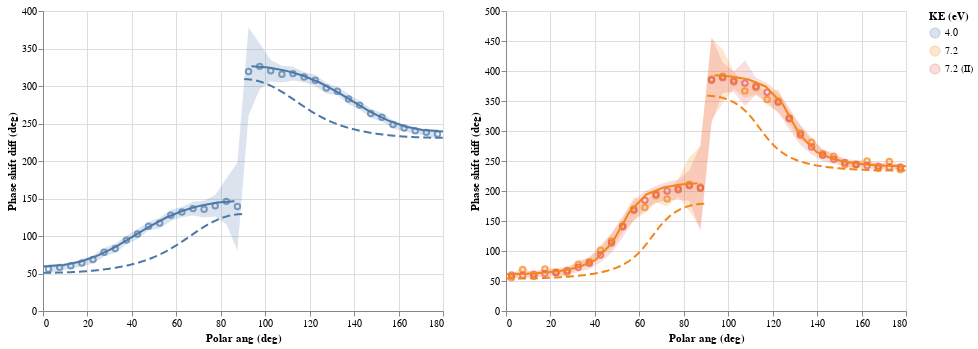

This figure's notebook cell:
### Code cell
base = {k: alt.Chart(data[k]) for k in ("Measured", "TDCASSCF", "Perturb")}

chart = alt.hconcat()
for ke in ("4.0", "7.2"):
    fig = (
        base["Measured"].mark_area(opacity=0.2).encode(
            x="Polar ang (deg):Q",
            y=alt.Y("Phase shift diff fr (deg):Q", axis=alt.Axis(title="Phase shift diff (deg)")),
            y2="Phase shift diff to (deg):Q",
            color=alt.Color("Dataset / KE (eV):N", title="KE (eV)"),
        ).transform_filter(datum["KE (eV)"] == ke)
        + base["Measured"].mark_point().encode(
            x="Polar ang (deg)",
            y="Phase shift diff (deg)",
            color=alt.Color("Dataset / KE (eV):N", title="KE (eV)"),
        ).transform_filter(datum["KE (eV)"] == ke)
        + base["TDCASSCF"].mark_line().encode(
            x="Polar ang (deg):Q",
            y="Phase shift diff (deg):Q",
            color="KE (eV):N",
        ).transform_filter(datum["KE (eV)"] == ke)
        + base["Perturb"].mark_line(strokeDash=[8, 4]).encode(
            x="Polar ang (deg)",
            y="Phase shift diff (deg)",
            color="KE (eV):N",
        ).transform_filter(datum["KE (eV)"] == ke)
    )
    chart = chart | fig
chart

### Figure 1 — Vega-Lite specification as saved in the notebook (floating-point values rounded to 4 significant figures; data arrays with more than 128 entries replaced by an {"elided": "..."} marker saying what was removed)
{"$schema": "https://vega.github.io/schema/vega-lite/v2.6.0.json", "config": {"view": {"height": 300, "width": 400}}, "datasets": {"data-237b84ac89d4f65728f142ce52658a32": {"elided": "948 records"}, "data-5fff0126160548b120e796cdcbabd8d1": {"elided": "144 records"}, "data-e4befbccb02cf4b087d04fca3b635a62": {"elided": "867 records"}}, "hconcat": [{"layer": [{"data": {"name": "data-5fff0126160548b120e796cdcbabd8d1"}, "encoding": {"color": {"field": "Dataset / KE (eV)", "title": "KE (eV)", "type": "nominal"}, "x": {"field": "Polar ang (deg)", "type": "quantitative"}, "y": {"axis": {"title": "Phase shift diff (deg)"}, "field": "Phase shift diff fr (deg)", "type": "quantitative"}, "y2": {"field": "Phase shift diff to (deg)", "type": "quantitative"}}, "mark": {"opacity": 0.2, "type": "area"}, "transform": [{"filter": "(datum['KE (eV)'] === '4.0')"}]}, {"data": {"name": "data-5fff0126160548b120e796cdcbabd8d1"}, "encoding": {"color": {"field": "Dataset / KE (eV)", "title": "KE (eV)", "type": "nominal"}, "x": {"field": "Polar ang (deg)", "type": "quantitative"}, "y": {"field": "Phase shift diff (deg)", "type": "quantitative"}}, "mark": "point", "transform": [{"filter": "(datum['KE (eV)'] === '4.0')"}]}, {"data": {"name": "data-e4befbccb02cf4b087d04fca3b635a62"}, "encoding": {"color": {"field": "KE (eV)", "type": "nominal"}, "x": {"field": "Polar ang (deg)", "type": "quantitative"}, "y": {"field": "Phase shift diff (deg)", "type": "quantitative"}}, "mark": "line", "transform": [{"filter": "(datum['KE (eV)'] === '4.0')"}]}, {"data": {"name": "data-237b84ac89d4f65728f142ce52658a32"}, "encoding": {"color": {"field": "KE (eV)", "type": "nominal"}, "x": {"field": "Polar ang (deg)", "type": "quantitative"}, "y": {"field": "Phase shift diff (deg)", "type": "quantitative"}}, "mark": {"strokeDash": [8, 4], "type": "line"}, "transform": [{"filter": "(datum['KE (eV)'] === '4.0')"}]}]}, {"layer": [{"data": {"name": "data-5fff0126160548b120e796cdcbabd8d1"}, "encoding": {"color": {"field": "Dataset / KE (eV)", "title": "KE (eV)", "type": "nominal"}, "x": {"field": "Polar ang (deg)", "type": "quantitative"}, "y": {"axis": {"title": "Phase shift diff (deg)"}, "field": "Phase shift diff fr (deg)", "type": "quantitative"}, "y2": {"field": "Phase shift diff to (deg)", "type": "quantitative"}}, "mark": {"opacity": 0.2, "type": "area"}, "transform": [{"filter": "(datum['KE (eV)'] === '7.2')"}]}, {"data": {"name": "data-5fff0126160548b120e796cdcbabd8d1"}, "encoding": {"color": {"field": "Dataset / KE (eV)", "title": "KE (eV)", "type": "nominal"}, "x": {"field": "Polar ang (deg)", "type": "quantitative"}, "y": {"field": "Phase shift diff (deg)", "type": "quantitative"}}, "mark": "point", "transform": [{"filter": "(datum['KE (eV)'] === '7.2')"}]}, {"data": {"name": "data-e4befbccb02cf4b087d04fca3b635a62"}, "encoding": {"color": {"field": "KE (eV)", "type": "nominal"}, "x": {"field": "Polar ang (deg)", "type": "quantitative"}, "y": {"field": "Phase shift diff (deg)", "type": "quantitative"}}, "mark": "line", "transform": [{"filter": "(datum['KE (eV)'] === '7.2')"}]}, {"data": {"name": "data-237b84ac89d4f65728f142ce52658a32"}, "encoding": {"color": {"field": "KE (eV)", "type": "nominal"}, "x": {"field": "Polar ang (deg)", "type": "quantitative"}, "y": {"field": "Phase shift diff (deg)", "type": "quantitative"}}, "mark": {"strokeDash": [8, 4], "type": "line"}, "transform": [{"filter": "(datum['KE (eV)'] === '7.2')"}]}]}]}
